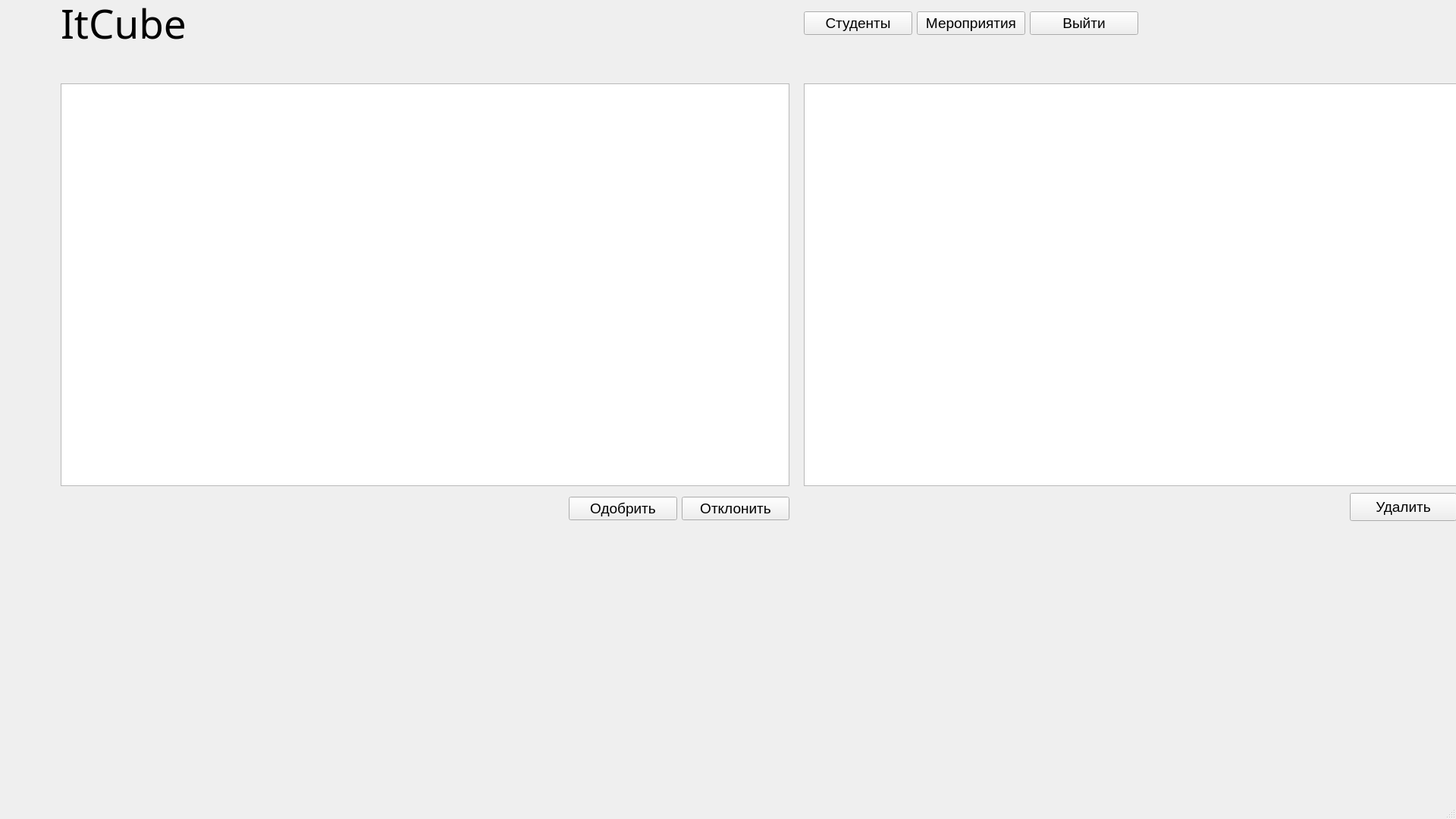
<?xml version="1.0" encoding="UTF-8"?>
<ui version="4.0">
 <class>MainWindow</class>
 <widget class="QMainWindow" name="MainWindow">
  <property name="geometry">
   <rect>
    <x>0</x>
    <y>0</y>
    <width>1920</width>
    <height>1080</height>
   </rect>
  </property>
  <property name="windowTitle">
   <string>MainWindow</string>
  </property>
  <widget class="QWidget" name="centralwidget">
   <widget class="QLabel" name="cube">
    <property name="geometry">
     <rect>
      <x>80</x>
      <y>0</y>
      <width>1009</width>
      <height>61</height>
     </rect>
    </property>
    <property name="font">
     <font>
      <family>Segoe UI Variable Display Semib</family>
      <pointsize>40</pointsize>
      <weight>50</weight>
      <italic>false</italic>
      <bold>false</bold>
     </font>
    </property>
    <property name="text">
     <string>ItCube</string>
    </property>
   </widget>
   <widget class="QLabel" name="menu">
    <property name="geometry">
     <rect>
      <x>-10</x>
      <y>-10</y>
      <width>1941</width>
      <height>81</height>
     </rect>
    </property>
    <property name="text">
     <string/>
    </property>
   </widget>
   <widget class="QWidget" name="horizontalLayoutWidget">
    <property name="geometry">
     <rect>
      <x>750</x>
      <y>650</y>
      <width>291</width>
      <height>41</height>
     </rect>
    </property>
    <layout class="QHBoxLayout" name="horizontalLayout">
     <item>
      <widget class="QPushButton" name="pushButton">
       <property name="font">
        <font>
         <pointsize>14</pointsize>
        </font>
       </property>
       <property name="text">
        <string>Одобрить</string>
       </property>
      </widget>
     </item>
     <item>
      <widget class="QPushButton" name="pushButton_2">
       <property name="font">
        <font>
         <pointsize>14</pointsize>
        </font>
       </property>
       <property name="text">
        <string>Отклонить</string>
       </property>
      </widget>
     </item>
    </layout>
   </widget>
   <widget class="QLabel" name="label_2">
    <property name="geometry">
     <rect>
      <x>1370</x>
      <y>570</y>
      <width>401</width>
      <height>361</height>
     </rect>
    </property>
    <property name="text">
     <string/>
    </property>
   </widget>
   <widget class="QListWidget" name="listWidget">
    <property name="geometry">
     <rect>
      <x>80</x>
      <y>110</y>
      <width>961</width>
      <height>531</height>
     </rect>
    </property>
   </widget>
   <widget class="QListWidget" name="listWidget_2">
    <property name="geometry">
     <rect>
      <x>1060</x>
      <y>110</y>
      <width>861</width>
      <height>531</height>
     </rect>
    </property>
   </widget>
   <widget class="QPushButton" name="pushButton_3">
    <property name="geometry">
     <rect>
      <x>1780</x>
      <y>650</y>
      <width>141</width>
      <height>37</height>
     </rect>
    </property>
    <property name="font">
     <font>
      <pointsize>14</pointsize>
     </font>
    </property>
    <property name="text">
     <string>Удалить</string>
    </property>
   </widget>
   <widget class="QLabel" name="label">
    <property name="geometry">
     <rect>
      <x>220</x>
      <y>630</y>
      <width>471</width>
      <height>311</height>
     </rect>
    </property>
    <property name="text">
     <string/>
    </property>
   </widget>
   <widget class="QWidget" name="horizontalLayoutWidget_2">
    <property name="geometry">
     <rect>
      <x>1060</x>
      <y>10</y>
      <width>441</width>
      <height>41</height>
     </rect>
    </property>
    <layout class="QHBoxLayout" name="horizontalLayout_2">
     <item>
      <widget class="QPushButton" name="pushButton_5">
       <property name="font">
        <font>
         <pointsize>14</pointsize>
        </font>
       </property>
       <property name="text">
        <string>Студенты</string>
       </property>
      </widget>
     </item>
     <item>
      <widget class="QPushButton" name="pushButton_4">
       <property name="font">
        <font>
         <pointsize>14</pointsize>
        </font>
       </property>
       <property name="text">
        <string>Мероприятия</string>
       </property>
      </widget>
     </item>
     <item>
      <widget class="QPushButton" name="out">
       <property name="font">
        <font>
         <family>Microsoft YaHei UI</family>
         <pointsize>14</pointsize>
         <weight>50</weight>
         <bold>false</bold>
        </font>
       </property>
       <property name="text">
        <string>Выйти</string>
       </property>
      </widget>
     </item>
    </layout>
   </widget>
   <zorder>menu</zorder>
   <zorder>cube</zorder>
   <zorder>horizontalLayoutWidget</zorder>
   <zorder>label_2</zorder>
   <zorder>listWidget</zorder>
   <zorder>listWidget_2</zorder>
   <zorder>pushButton_3</zorder>
   <zorder>label</zorder>
   <zorder>horizontalLayoutWidget_2</zorder>
  </widget>
  <widget class="QMenuBar" name="menubar">
   <property name="geometry">
    <rect>
     <x>0</x>
     <y>0</y>
     <width>1920</width>
     <height>26</height>
    </rect>
   </property>
  </widget>
  <widget class="QStatusBar" name="statusbar"/>
 </widget>
 <resources/>
 <connections/>
</ui>
